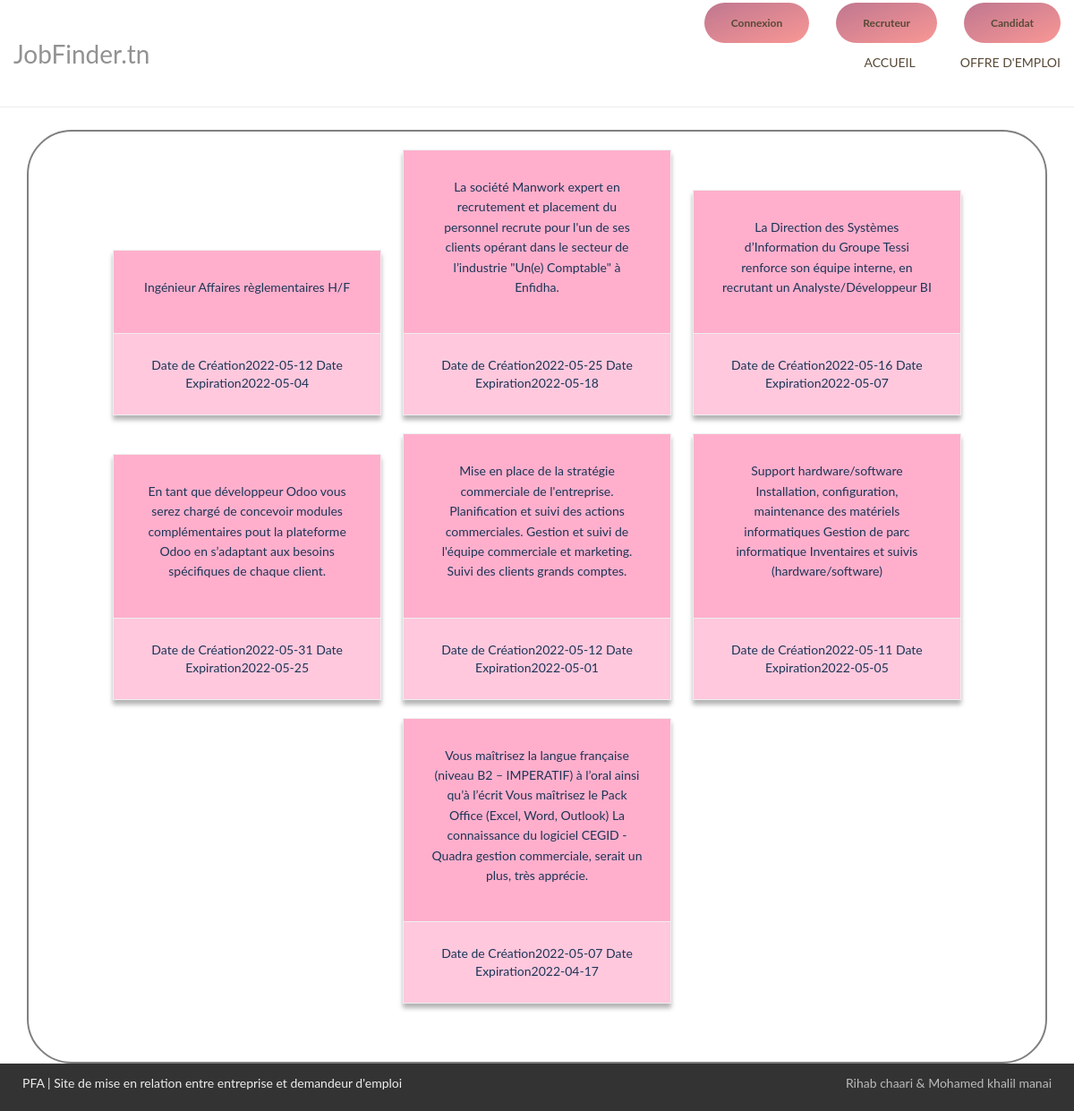
Screenshot of /index.php?controller=offreEmploi&action=All with the database file from the repository.
### tables this page shows
CREATE TABLE `offreemploi` (
  `id_offre` int(11) NOT NULL,
  `date` varchar(255) NOT NULL,
  `date_exp` varchar(255) NOT NULL,
  `description` varchar(255) NOT NULL,
  `id_recruteur` int(11) NOT NULL
);

### model/Model.php (called while the page is built, shortened)
<?php
class Model{
	protected static $pdo;
	public static function Init(){
		$host = Conf::getHostname();
		$dbname = Conf::getDatabase();
		$login = Conf::getLogin();
		$pass = Conf::getPassword();
		try{
			self::$pdo = new PDO("mysql:host=$host;dbname=$dbname",$login,$pass);
			} catch(PDOException $e) {
				die ($e->getMessage());
			}
	}
	public static function getAllO(){
		$sql = "SELECT * FROM `offreemploi`";
		$req_prep = Model::$pdo->prepare($sql);
		$req_prep->execute();
		$req_prep->setFetchMode(PDO::FETCH_CLASS,'Model');
			  if ($req_prep->rowCount() != 0){
				$rslt = $req_prep->fetchAll();
				return $rslt;
				  die();
				}else{
				return null;
				die();
			  }
	}
}

### view/offreEmploi/viewAllOffreEmploi.php (the view, shortened to what this page needs)
<div class="container">
  <div class="containerBee">
  <?php
   $output =' <div class="card-offre">';
   foreach ($tab_u as $o) {
    $output .='  <div class="basic-card basic-card-light">
    <div class="card-content" style="background-color:#ffafcc;">
        <p class="card-text" style="color: #1d3557 ;">'.$o->description .'
        </p>
    </div>
    <div class="card-link" style="background-color:#ffc8dd;">
        <atitle="Read Full"><span style="color: #1d3557 ;">Date de Création'.$o->date_exp .'</span></a>
        <atitle="Read Full"><span style="color: #1d3557 ;">Date Expiration'.$o->date .'</span></a>';
        $output .=' </div>
</div>';
}
$output .='</div>';
echo $output;
  ?>
  </div>
  </div>

### styles/styles.css (style rules this page uses)
body { font-family: "Open Sans", Helvetica, sans-serif; }
* { box-sizing: border-box; font-family: "Lato", sans-serif; margin: 0; padding: 0; }
body { display: flex; min-height: 100vh; flex-direction: column; }
.container { flex: 1; }
.containerBee { margin-top: 145px; text-align: center; border: 2px solid gray; border-radius: 50px; padding: 10px; }
.basic-card { width:300px; position: relative; -webkit-box-shadow: 0px 5px 5px 0px rgba(0,0,0,0.3); -moz-box-shadow: 0px 5px 5px 0px rgba(0,0,0,0.3); -o-box-shadow: 0px 5px 5px 0px rgba(0,0,0,0.3); box-shadow: 0px 5px 5px 0px rgba(0,0,0,0.3); }
.basic-card .card-content { padding: 30px; }
.basic-card .card-text { line-height: 1.6; }
.basic-card .card-link { padding: 25px; width: -webkit-fill-available; }
.basic-card-light { border: 1px solid #eee; display: inline-block; margin: 10px; }
.basic-card-light .card-text { color: #7b7b7b; }
.basic-card-light .card-link { border-top: 1px solid #eee; }
.card-offre { font-family: sans-serif; margin-bottom: 45px; text-align: center; }

### rows the page displays
offreemploi: description "Ingénieur Affaires règlementaires H/F", date_exp "2022-05-12", date "2022-05-04"
offreemploi: description "La société Manwork expert en recrutement et placement du personnel recrute pour l'un de ses clients opérant dans le secteur de l’industrie \"Un(e) Comptable\" à Enfidha.", date_exp "2022-05-25", date "2022-05-18"
offreemploi: description "La Direction des Systèmes d’Information du Groupe Tessi renforce son équipe interne, en recrutant un Analyste/Développeur BI", date_exp "2022-05-16", date "2022-05-07"
offreemploi: description "En tant que développeur Odoo vous serez chargé de concevoir modules complémentaires pout la plateforme Odoo en s’adaptant aux besoins spécifiques de chaque client.", date_exp "2022-05-31", date "2022-05-25"
offreemploi: description "Mise en place de la stratégie commerciale de l'entreprise. Planification et suivi des actions commerciales. Gestion et suivi de l'équipe commerciale et marketing. Suivi des clients grands comptes.", date_exp "2022-05-12", date "2022-05-01"
offreemploi: description "Support hardware/software Installation, configuration, maintenance des matériels informatiques Gestion de parc informatique Inventaires et suivis (hardware/software)", date_exp "2022-05-11", date "2022-05-05"
offreemploi: description "Vous maîtrisez la langue française (niveau B2 – IMPERATIF) à l’oral ainsi qu’à l’écrit Vous maîtrisez le Pack Office (Excel, Word, Outlook) La connaissance du logiciel CEGID - Quadra gestion commerciale, serait un plus, très apprécie.", date_exp "2022-05-07", date "2022-04-17"
